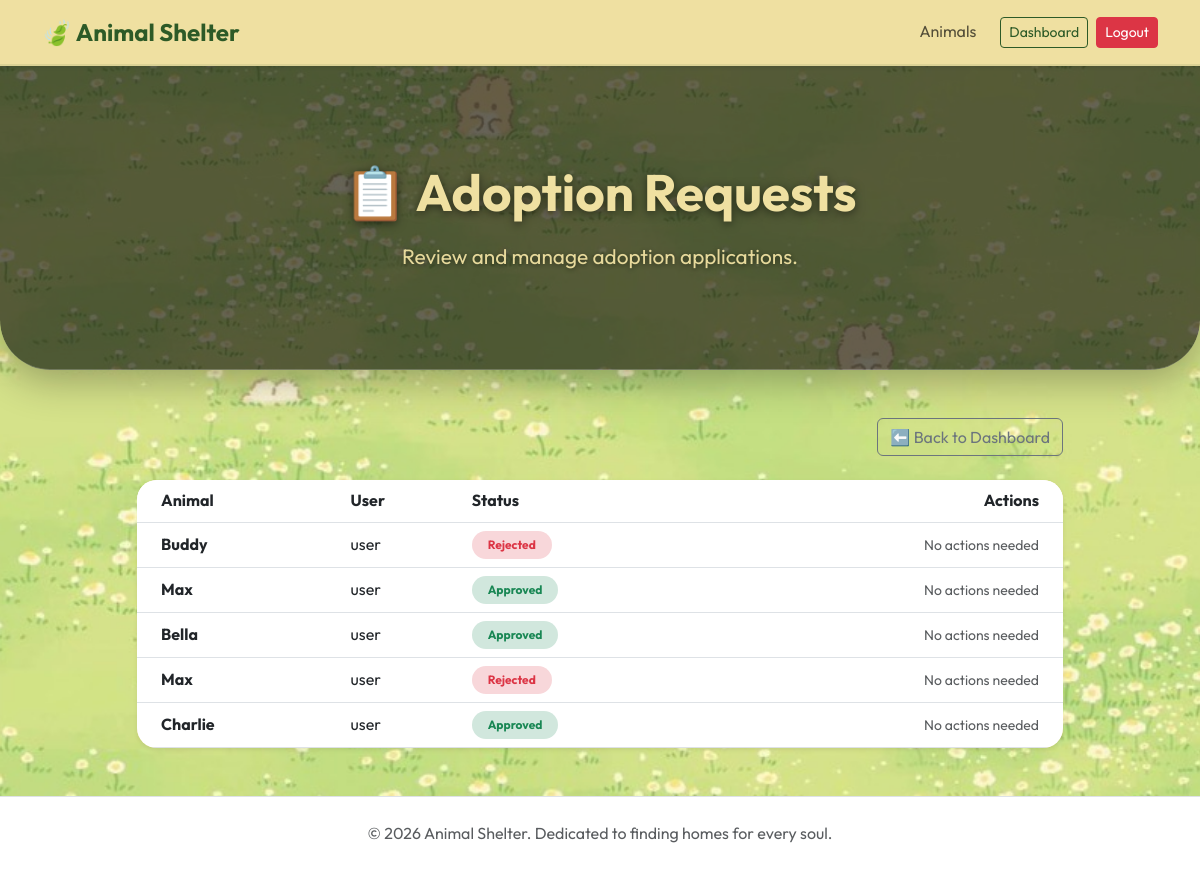
Screenshot of /admin-panel/requests/ (signed in) with the database file from the repository.
### pets/models.py (models this page shows, shortened)
class AdoptionRequest(models.Model):
    STATUS_CHOICES = [
        ('pending', 'Pending'),
        ('approved', 'Approved'),
        ('rejected', 'Rejected'),
    ]
    user = models.ForeignKey(User, on_delete=models.CASCADE, related_name='adoption_requests')
    animal = models.ForeignKey(Animal, on_delete=models.CASCADE, related_name='adoption_requests')
    message = models.TextField()
    status = models.CharField(max_length=10, choices=STATUS_CHOICES, default='pending')
    created_at = models.DateTimeField(auto_now_add=True)

class Animal(models.Model):
    SPECIES_CHOICES = [
        ('cat', 'Cat'),
        ('dog', 'Dog'),
    ]
    name = models.CharField(max_length=100)
    species = models.CharField(max_length=10, choices=SPECIES_CHOICES)
    age = models.IntegerField(blank=True, null=True)
    description = models.TextField(blank=True)
    photo = models.ImageField(upload_to='animals/', blank=True, null=True)
    adopted = models.BooleanField(default=False)
    created_at = models.DateTimeField(auto_now_add=True)

class User(AbstractUser):
    is_admin = models.BooleanField(default=False)

### pets/views.py (the view)
# urls.py: path('admin-panel/requests/', views.admin_adoption_requests, name='admin_adoption_requests'),
@admin_required
def admin_adoption_requests(request):
    adoption_requests = AdoptionRequest.objects.select_related("animal", "user").order_by("-created_at")
    return render(request, 'pets/admin/requests.html', {'adoption_requests': adoption_requests})

### pets/templates/pets/admin/requests.html (shortened to what this page needs)
{% extends "pets/base.html" %}
{% load static %}
{% block content %}
<div class="page-header">
    <div class="container">
        <h2>📋 Adoption Requests</h2>
        <p class="mb-0">Review and manage adoption applications.</p>
    </div>
</div>
<div class="container my-5">
    <div class="row justify-content-center mb-4">
        <div class="col-lg-10 text-end">
            <a href="{% url 'pets:admin_dashboard' %}" class="btn btn-outline-secondary">
                ⬅️ Back to Dashboard
            </a>
        </div>
    </div>
    <div class="row justify-content-center">
        <div class="col-lg-10">
            <div class="card card-mature shadow-sm border-0">
                {% if adoption_requests %}
                <div class="table-responsive">
                    <table class="table table-hover align-middle mb-0">
                        <thead class="bg-light">
                            <tr>
                                <th class="ps-4">Animal</th>
                                <th>User</th>
                                <th>Status</th>
                                <th class="text-end pe-4">Actions</th>
                            </tr>
                        </thead>
                        <tbody>
                            {% for request in adoption_requests %}
                            <tr>
                                <td class="ps-4">
                                    <span class="fw-bold">{{ request.animal.name }}</span>
                                </td>
                                <td>{{ request.user.username }}</td>
                                <td>
                                    {% if request.status == 'approved' %}
                                    <span
                                        class="badge bg-success-subtle text-success px-3 py-2 rounded-pill">Approved</span>
                                    {% elif request.status == 'rejected' %}
                                    <span
                                        class="badge bg-danger-subtle text-danger px-3 py-2 rounded-pill">Rejected</span>
                                    {% else %}
                                    <span
                                        class="badge bg-warning-subtle text-warning px-3 py-2 rounded-pill">Pending</span>
                                    {% endif %}
                                </td>
                                <td class="text-end pe-4">
                                    {% if request.status == 'pending' %}
                                    <a href="{% url 'pets:admin_request_approve' request.id %}"
                                        class="btn btn-sm btn-success rounded-pill px-3 me-1">Approve</a>
                                    <a href="{% url 'pets:admin_request_reject' request.id %}"
                                        class="btn btn-sm btn-outline-danger rounded-pill px-3">Reject</a>
                                    {% else %}
                                    <span class="text-muted small">No actions needed</span>
                                    {% endif %}
                                </td>
                            </tr>
                            {% endfor %}
                        </tbody>
                    </table>
                </div>
                {% else %}
                <div class="p-5 text-center">
                    <p class="lead text-muted mb-0">No adoption requests found.</p>
                </div>
                {% endif %}
            </div>
        </div>
    </div>
</div>
{% endblock %}

### pets/static/pets/css/main.css (style rules this page uses)
:root { --primary-color: #2d5a27; --accent-color: #e67e22; --text-dark: #2d643d; --text-light: #7f8c8d; --bg-light: #e1d488; --white: #efe0a1; --glass-bg: rgba(24, 84, 23, 0.755); --shadow: 0 4px 20px rgba(0, 0, 0, 0.05); }
body { font-family: 'Outfit', sans-serif; background-image: url("../images/landing_bg.png"); background-size: cover; background-position: center; background-repeat: no-repeat; background-attachment: fixed; color: var(--text-dark); margin: 0; padding: 0; line-height: 1.6; }
a { color: var(--primary-color); text-decoration: none; }
.page-header { background-image: linear-gradient(rgba(0, 0, 0, 0.6), rgba(0, 0, 0, 0.6)), url("../images/landing_bg.png"); background-size: cover; background-position: center; color: var(--white); padding: 6rem 0; margin-bottom: 3rem; text-align: center; border-radius: 0 0 50px 50px; box-shadow: 0 10px 40px rgba(0, 0, 0, 0.3); border-bottom: 1px solid rgba(255, 255, 255, 0.2); position: relative; overflow: hidden; backdrop-filter: none !important; }
.page-header h2 { font-size: 3.2rem; font-weight: 700; margin-bottom: 1rem; color: var(--white) !important; text-shadow: 0 2px 10px rgba(0, 0, 0, 0.5); }
.page-header p { font-size: 1.3rem; color: var(--white); opacity: 0.95; max-width: 600px; margin: 0 auto; text-shadow: 0 1px 5px rgba(0, 0, 0, 0.5); }
.card-mature { background: var(--white); border: none; border-radius: 20px; box-shadow: var(--shadow); transition: transform 0.3s ease, box-shadow 0.3s ease; overflow: hidden; }

### rows the page displays
AdoptionRequest: animal.name "Buddy", user.username "user", status "Rejected"
AdoptionRequest: animal.name "Max", user.username "user", status "Approved"
AdoptionRequest: animal.name "Bella", user.username "user", status "Approved"
AdoptionRequest: animal.name "Max", user.username "user", status "Rejected"
AdoptionRequest: animal.name "Charlie", user.username "user", status "Approved"
